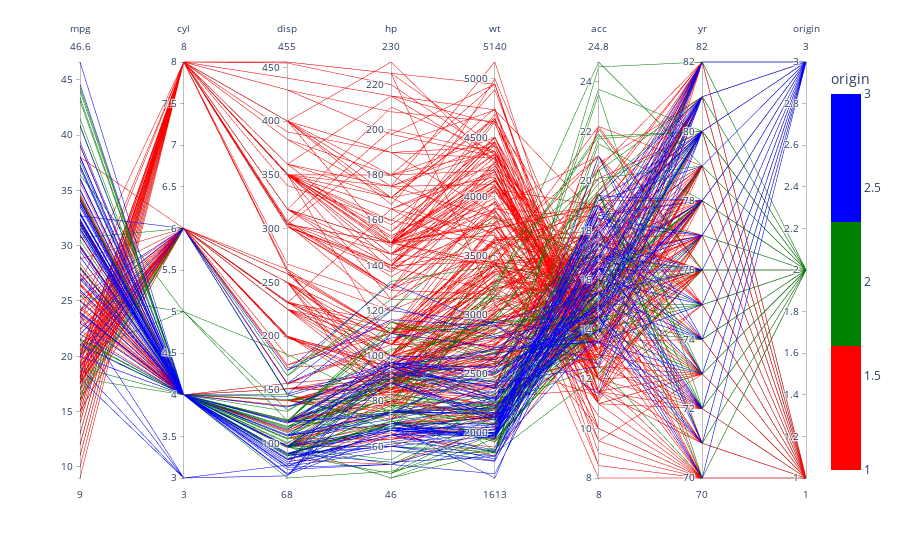

The code cell stored with this chart in its notebook:
### Markdown cell above
# Insight:
With increase in cylinder increases displacement. There is an outlier of displacement, has 8 cylinders with displacement 455.

All cars under 6 cylinders has low displacement.

### Code cell
px.parallel_coordinates(df, color="origin", color_continuous_scale=[(0.00, "red"),   (0.33, "red"),
                                                     (0.33, "green"), (0.66, "green"),
                                                     (0.66, "blue"),  (1.00, "blue")])

### Figure 1 — Plotly figure (JSON) as saved in the notebook; plotly's stock layout.template omitted (floating-point values rounded to 4 significant figures; data arrays with more than 128 entries replaced by an {"elided": "..."} marker saying what was removed)
{"data": [{"dimensions": [{"label": "mpg", "values": {"elided": "398 float values"}}, {"label": "cyl", "values": {"elided": "398 int values"}}, {"label": "disp", "values": {"elided": "398 float values"}}, {"label": "hp", "values": {"elided": "398 int values"}}, {"label": "wt", "values": {"elided": "398 int values"}}, {"label": "acc", "values": {"elided": "398 float values"}}, {"label": "yr", "values": {"elided": "398 int values"}}, {"label": "origin", "values": {"elided": "398 int values"}}], "domain": {"x": [0, 1], "y": [0, 1]}, "line": {"color": {"elided": "398 int values"}, "coloraxis": "coloraxis"}, "name": "", "type": "parcoords"}], "layout": {"coloraxis": {"colorbar": {"title": {"text": "origin"}}, "colorscale": [[0, "red"], [0.33, "red"], [0.33, "green"], [0.66, "green"], [0.66, "blue"], [1, "blue"]]}, "legend": {"tracegroupgap": 0}, "margin": {"t": 60}}}
